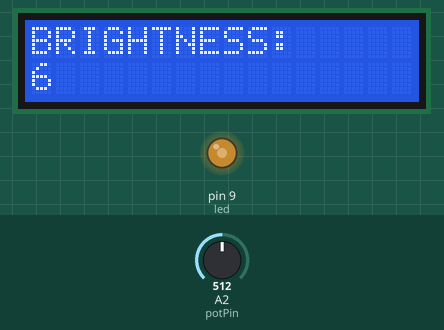
The sketch below on a simulated Arduino Uno, built with avr-gcc and run on an emulated ATmega328P. On the bench: 16×2 character LCD, output pins drawn as LEDs (lit = HIGH). The test bench sets the inputs (shaded band); at power-on: A2 (potPin) = 512.

Above: at 1.3 s.
1.4 s: A2 (potPin) set to 716
At 2.6 s:
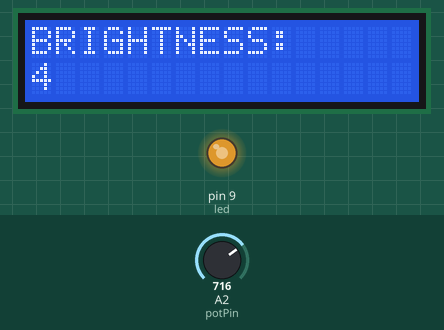
2.9 s: A2 (potPin) set to 900
At 4.1 s:
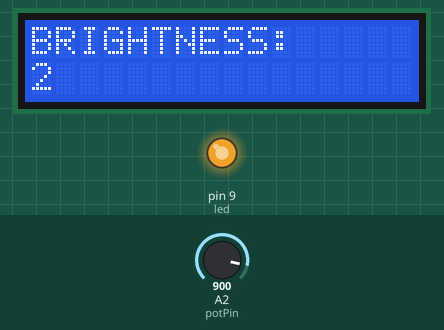
4.4 s: A2 (potPin) set to 122
At 5.3 s:
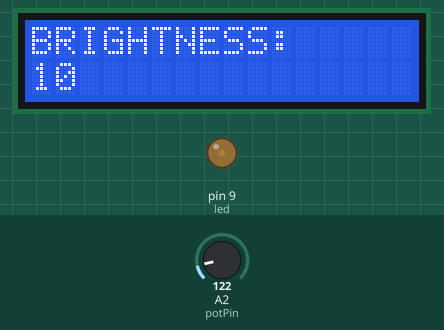
5.9 s: A2 (potPin) set to 0
At 6.3 s:
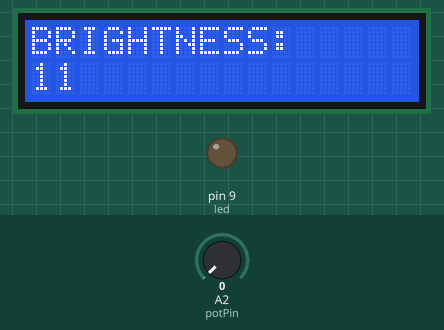
7.4 s: A2 (potPin) set to 511
At 8.6 s:
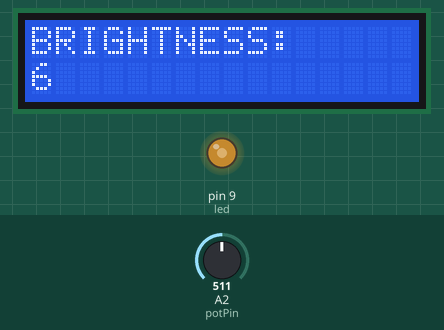
Timing chart, 0 to 9.9 s (numbered marks = the images above; inputs shaded):
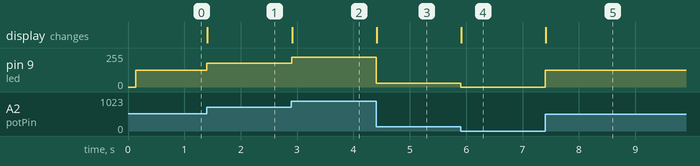

Measured:
- after the input at 1.4 s, pin 9 (led): 127/255 → 178/255 at once; the display: changes at once (image 1)
- after the input at 2.9 s, pin 9 (led): 178/255 → 224/255 at once; the display: changes at once (image 2)
- after the input at 4.4 s, pin 9 (led): 224/255 → 30/255 at once; the display: changes at once (image 3)
- after the input at 5.9 s, pin 9 (led): 30/255 → 0/255 at once; the display: changes at once (image 4)
- after the input at 7.4 s, pin 9 (led): 0/255 → 127/255 at once; the display: changes at once (image 5)

The sketch:

potentiometer.ino
```cpp
#include <LiquidCrystal_I2C.h>


LiquidCrystal_I2C lcd(0x3F, 16, 2);
int potPin = A2;
int led = 9;
int dial = 0;
int bright = 0 ;
int val = 0;
void setup()
{
	lcd.begin(16,2);
	lcd.init();
	lcd.backlight();
	lcd.setCursor(0,0);
	lcd.print("BRIGHTNESS:");
	pinMode(potPin, INPUT);
	pinMode(led, OUTPUT);
	Serial.begin(9600);
}

void loop()
{
	val = analogRead(potPin);
	val = map(val, 0, 1023, 0, 255);
	analogWrite(led, val);
	val = map(val, 0, 255, 11, 0);
	lcd.setCursor(0,1);
	lcd.print(val);
	lcd.print("      ");

}
```
